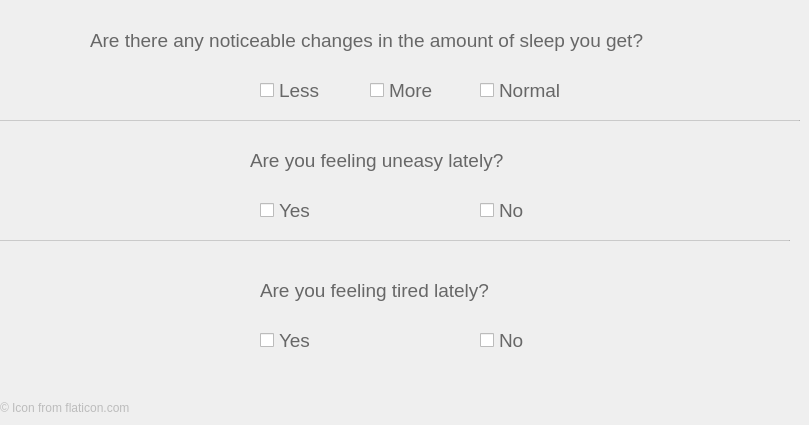
   <widget class="QWidget" name="tab_5">
    <attribute name="title">
     <string>Sleep and Emotions</string>
    </attribute>
    <widget class="QCheckBox" name="YesUneasy">
     <property name="geometry">
      <rect>
       <x>260</x>
       <y>200</y>
       <width>61</width>
       <height>20</height>
      </rect>
     </property>
     <property name="font">
      <font>
       <family>Arial</family>
       <pointsize>14</pointsize>
      </font>
     </property>
     <property name="styleSheet">
      <string notr="true">color: rgb(103, 103, 103);</string>
     </property>
     <property name="text">
      <string>Yes</string>
     </property>
    </widget>
    <widget class="QCheckBox" name="NoUneasy">
     <property name="geometry">
      <rect>
       <x>480</x>
       <y>200</y>
       <width>61</width>
       <height>20</height>
      </rect>
     </property>
     <property name="font">
      <font>
       <family>Arial</family>
       <pointsize>14</pointsize>
      </font>
     </property>
     <property name="styleSheet">
      <string notr="true">color: rgb(103, 103, 103);</string>
     </property>
     <property name="text">
      <string>No</string>
     </property>
    </widget>
    <widget class="QCheckBox" name="LessSleep">
     <property name="geometry">
      <rect>
       <x>260</x>
       <y>80</y>
       <width>81</width>
       <height>20</height>
      </rect>
     </property>
     <property name="font">
      <font>
       <family>Arial</family>
       <pointsize>14</pointsize>
      </font>
     </property>
     <property name="styleSheet">
      <string notr="true">color: rgb(103, 103, 103);</string>
     </property>
     <property name="text">
      <string>Less</string>
     </property>
    </widget>
    <widget class="QLabel" name="Question_17">
     <property name="geometry">
      <rect>
       <x>90</x>
       <y>20</y>
       <width>661</width>
       <height>41</height>
      </rect>
     </property>
     <property name="font">
      <font>
       <family>Arial</family>
       <pointsize>14</pointsize>
       <weight>50</weight>
       <bold>false</bold>
      </font>
     </property>
     <property name="styleSheet">
      <string notr="true">color: rgb(103, 103, 103);</string>
     </property>
     <property name="text">
      <string>Are there any noticeable changes in the amount of sleep you get?</string>
     </property>
    </widget>
    <widget class="Line" name="line_5">
     <property name="geometry">
      <rect>
       <x>0</x>
       <y>120</y>
       <width>800</width>
       <height>1</height>
      </rect>
     </property>
     <property name="styleSheet">
      <string notr="true">background-color: rgb(176, 176, 176);</string>
     </property>
     <property name="orientation">
      <enum>Qt::Horizontal</enum>
     </property>
    </widget>
    <widget class="QLabel" name="Question_18">
     <property name="geometry">
      <rect>
       <x>250</x>
       <y>140</y>
       <width>321</width>
       <height>41</height>
      </rect>
     </property>
     <property name="font">
      <font>
       <family>Arial</family>
       <pointsize>14</pointsize>
       <weight>50</weight>
       <bold>false</bold>
      </font>
     </property>
     <property name="styleSheet">
      <string notr="true">color: rgb(103, 103, 103);</string>
     </property>
     <property name="text">
      <string>Are you feeling uneasy lately?</string>
     </property>
    </widget>
    <widget class="QCheckBox" name="NormalSleep">
     <property name="geometry">
      <rect>
       <x>480</x>
       <y>80</y>
       <width>111</width>
       <height>20</height>
      </rect>
     </property>
     <property name="font">
      <font>
       <family>Arial</family>
       <pointsize>14</pointsize>
      </font>
     </property>
     <property name="styleSheet">
      <string notr="true">color: rgb(103, 103, 103);</string>
     </property>
     <property name="text">
      <string>Normal</string>
     </property>
    </widget>
    <widget class="QCheckBox" name="MoreSleep">
     <property name="geometry">
      <rect>
       <x>370</x>
       <y>80</y>
       <width>81</width>
       <height>20</height>
      </rect>
     </property>
     <property name="font">
      <font>
       <family>Arial</family>
       <pointsize>14</pointsize>
      </font>
     </property>
     <property name="styleSheet">
      <string notr="true">color: rgb(103, 103, 103);</string>
     </property>
     <property name="text">
      <string>More</string>
     </property>
    </widget>
    <widget class="QLabel" name="label_7">
     <property name="geometry">
      <rect>
       <x>0</x>
       <y>400</y>
       <width>291</width>
       <height>16</height>
      </rect>
     </property>
     <property name="styleSheet">
      <string notr="true">color: rgb(188, 188, 188);</string>
     </property>
     <property name="text">
      <string>© Icon from flaticon.com</string>
     </property>
    </widget>
    <widget class="Line" name="line_8">
     <property name="geometry">
      <rect>
       <x>-10</x>
       <y>240</y>
       <width>800</width>
       <height>1</height>
      </rect>
     </property>
     <property name="styleSheet">
      <string notr="true">background-color: rgb(176, 176, 176);</string>
     </property>
     <property name="orientation">
      <enum>Qt::Horizontal</enum>
     </property>
    </widget>
    <widget class="QCheckBox" name="NoTired">
     <property name="geometry">
      <rect>
       <x>480</x>
       <y>330</y>
       <width>61</width>
       <height>20</height>
      </rect>
     </property>
     <property name="font">
      <font>
       <family>Arial</family>
       <pointsize>14</pointsize>
      </font>
     </property>
     <property name="styleSheet">
      <string notr="true">color: rgb(103, 103, 103);</string>
     </property>
     <property name="text">
      <string>No</string>
     </property>
    </widget>
    <widget class="QCheckBox" name="YesTired">
     <property name="geometry">
      <rect>
       <x>260</x>
       <y>330</y>
       <width>61</width>
       <height>20</height>
      </rect>
     </property>
     <property name="font">
      <font>
       <family>Arial</family>
       <pointsize>14</pointsize>
      </font>
     </property>
     <property name="styleSheet">
      <string notr="true">color: rgb(103, 103, 103);</string>
     </property>
     <property name="text">
      <string>Yes</string>
     </property>
    </widget>
    <widget class="QLabel" name="Question_27">
     <property name="geometry">
      <rect>
       <x>260</x>
       <y>270</y>
       <width>321</width>
       <height>41</height>
      </rect>
     </property>
     <property name="font">
      <font>
       <family>Arial</family>
       <pointsize>14</pointsize>
       <weight>50</weight>
       <bold>false</bold>
      </font>
     </property>
     <property name="styleSheet">
      <string notr="true">color: rgb(103, 103, 103);</string>
     </property>
     <property name="text">
      <string>Are you feeling tired lately?</string>
     </property>
    </widget>
   </widget>
